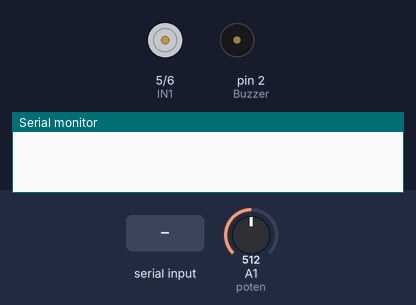
Simulated run of this sketch. Board: Arduino Uno, built with avr-gcc and run on an emulated ATmega328P. On the bench: motor-driver pin pairs drawn as motors (green arrow = first pin HIGH = forward, orange = second pin HIGH = backward, longer = more drive, scaled by the enable pin), buzzer (waves = sounding, pin HIGH), the last lines printed to the serial monitor. The test bench sets the inputs (shaded band); at power-on: A1 (poten) = 512.

Above: at 1.2 s.
1.3 s: "90,45\n" received over Serial
At 1.7 s:
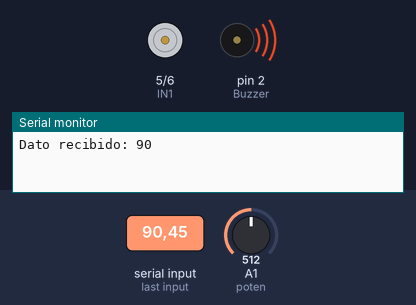
4.3 s: A1 (poten) set to 520
At 5.2 s:
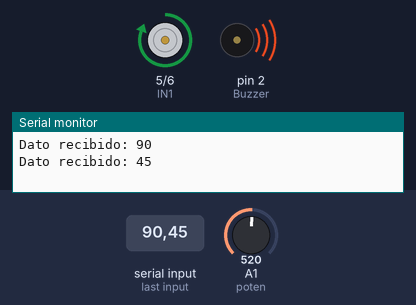
7.3 s: "30,150\n" received over Serial
At 10.1 s:
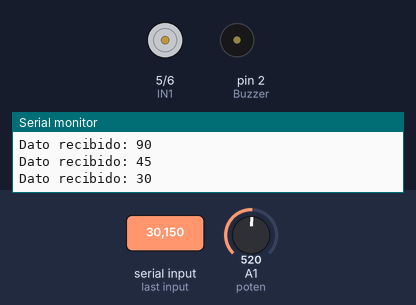
10.3 s: A1 (poten) set to 511
At 11.0 s:
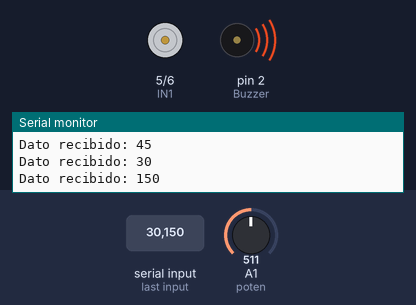
Timing chart, 0 to 13.8 s (numbered marks = the images above; inputs shaded):
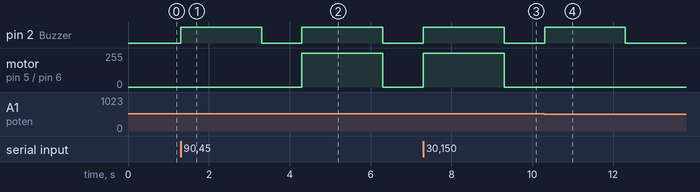

Measured:
- the behaviour switches between 513 and 514 on A1 (poten) (found by bisection; images 1 and 2)
- after the input at 1.3 s, pin 2 (Buzzer): LOW → HIGH at once, → LOW 2.0 s later
- after the input at 4.3 s, motor on pin 5 (IN1) / pin 6 (IN2): stopped → forward 255/255 at once, → stopped 2.0 s later
- after the input at 7.3 s, pin 2 (Buzzer): LOW → HIGH at once, → LOW 2.0 s later; motor on pin 5 (IN1) / pin 6 (IN2): stopped → forward 255/255 at once, → stopped 2.0 s later
- after the input at 10.3 s, motor on pin 5 (IN1) / pin 6 (IN2): stays stopped (without the input it goes to forward 255/255 after 0.01 s)

The sketch:

main.ino
```cpp
// C++ code
//

#define poten A1
#define Buzzer 2
#define EN 4
#define IN1 5
#define IN2 6
int chapulines = 0;
int val;
int velocidad;

void setup()
{
  Serial.begin(9600);
  pinMode(Buzzer, OUTPUT);
  pinMode(IN1, OUTPUT);
  pinMode(IN2, OUTPUT);
  pinMode(EN,OUTPUT);
}

void loop()
{
    if (Serial.available() > 0) {  // Verifica si hay datos disponibles
      chapulines = Serial.parseInt();
      Serial.print("Dato recibido: ");
      Serial.println(chapulines);  // Imprime el dato recibido para depuración
    }

    val = analogRead(poten);
    velocidad = map(val, 0, 1023, 0, 255);

    if (chapulines > 0) {  // Asegúrate de que esté comparando el carácter correcto
      digitalWrite(Buzzer, HIGH);
      digitalWrite(IN1, HIGH);
      digitalWrite(IN2, LOW);
      analogWrite(EN, velocidad);
      delay(2000);
      digitalWrite(IN1, LOW);
      digitalWrite(IN2, LOW);
      analogWrite(EN, 0);
      digitalWrite(Buzzer, LOW);
      delay(1000);
      chapulines=0;
    }
}
```
